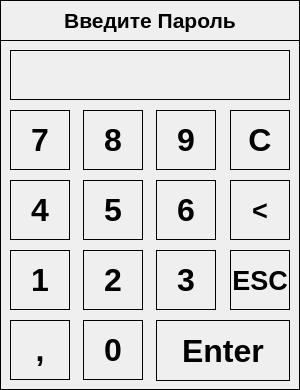
<?xml version="1.0" encoding="UTF-8"?>
<ui version="4.0">
 <class>Keypad_window</class>
 <widget class="QWidget" name="Keypad_window">
  <property name="geometry">
   <rect>
    <x>0</x>
    <y>0</y>
    <width>300</width>
    <height>390</height>
   </rect>
  </property>
  <property name="windowTitle">
   <string>Form</string>
  </property>
  <property name="styleSheet">
   <string notr="true">border: 1px Solid black</string>
  </property>
  <widget class="QLabel" name="title_text_label">
   <property name="geometry">
    <rect>
     <x>0</x>
     <y>0</y>
     <width>300</width>
     <height>41</height>
    </rect>
   </property>
   <property name="font">
    <font>
     <family>Arial</family>
     <pointsize>16</pointsize>
     <weight>75</weight>
     <bold>true</bold>
    </font>
   </property>
   <property name="text">
    <string>Введите Пароль</string>
   </property>
   <property name="alignment">
    <set>Qt::AlignCenter</set>
   </property>
  </widget>
  <widget class="QLabel" name="text_to_aply_label">
   <property name="geometry">
    <rect>
     <x>10</x>
     <y>50</y>
     <width>280</width>
     <height>50</height>
    </rect>
   </property>
   <property name="font">
    <font>
     <family>Arial</family>
     <pointsize>16</pointsize>
     <weight>75</weight>
     <bold>true</bold>
    </font>
   </property>
   <property name="text">
    <string/>
   </property>
   <property name="alignment">
    <set>Qt::AlignRight|Qt::AlignTrailing|Qt::AlignVCenter</set>
   </property>
  </widget>
  <widget class="QPushButton" name="number_7_pushButton">
   <property name="geometry">
    <rect>
     <x>10</x>
     <y>110</y>
     <width>60</width>
     <height>60</height>
    </rect>
   </property>
   <property name="font">
    <font>
     <family>Arial</family>
     <pointsize>24</pointsize>
     <weight>75</weight>
     <bold>true</bold>
    </font>
   </property>
   <property name="text">
    <string>7</string>
   </property>
  </widget>
  <widget class="QPushButton" name="number_8_pushButton">
   <property name="geometry">
    <rect>
     <x>83</x>
     <y>110</y>
     <width>60</width>
     <height>60</height>
    </rect>
   </property>
   <property name="font">
    <font>
     <family>Arial</family>
     <pointsize>24</pointsize>
     <weight>75</weight>
     <bold>true</bold>
    </font>
   </property>
   <property name="text">
    <string>8</string>
   </property>
  </widget>
  <widget class="QPushButton" name="number_9_pushButton">
   <property name="geometry">
    <rect>
     <x>156</x>
     <y>110</y>
     <width>60</width>
     <height>60</height>
    </rect>
   </property>
   <property name="font">
    <font>
     <family>Arial</family>
     <pointsize>24</pointsize>
     <weight>75</weight>
     <bold>true</bold>
    </font>
   </property>
   <property name="text">
    <string>9</string>
   </property>
  </widget>
  <widget class="QPushButton" name="number_4_pushButton">
   <property name="geometry">
    <rect>
     <x>10</x>
     <y>180</y>
     <width>60</width>
     <height>60</height>
    </rect>
   </property>
   <property name="font">
    <font>
     <family>Arial</family>
     <pointsize>24</pointsize>
     <weight>75</weight>
     <bold>true</bold>
    </font>
   </property>
   <property name="text">
    <string>4</string>
   </property>
  </widget>
  <widget class="QPushButton" name="clear_all_pushButton">
   <property name="geometry">
    <rect>
     <x>230</x>
     <y>110</y>
     <width>60</width>
     <height>60</height>
    </rect>
   </property>
   <property name="font">
    <font>
     <family>Arial</family>
     <pointsize>24</pointsize>
     <weight>75</weight>
     <bold>true</bold>
    </font>
   </property>
   <property name="text">
    <string>C</string>
   </property>
  </widget>
  <widget class="QPushButton" name="number_5_pushButton">
   <property name="geometry">
    <rect>
     <x>83</x>
     <y>180</y>
     <width>60</width>
     <height>60</height>
    </rect>
   </property>
   <property name="font">
    <font>
     <family>Arial</family>
     <pointsize>24</pointsize>
     <weight>75</weight>
     <bold>true</bold>
    </font>
   </property>
   <property name="text">
    <string>5</string>
   </property>
  </widget>
  <widget class="QPushButton" name="delete_previous_pushButton">
   <property name="geometry">
    <rect>
     <x>230</x>
     <y>180</y>
     <width>60</width>
     <height>60</height>
    </rect>
   </property>
   <property name="font">
    <font>
     <family>Arial</family>
     <pointsize>20</pointsize>
     <weight>75</weight>
     <bold>true</bold>
    </font>
   </property>
   <property name="text">
    <string>&lt;</string>
   </property>
  </widget>
  <widget class="QPushButton" name="number_6_pushButton">
   <property name="geometry">
    <rect>
     <x>156</x>
     <y>180</y>
     <width>60</width>
     <height>60</height>
    </rect>
   </property>
   <property name="font">
    <font>
     <family>Arial</family>
     <pointsize>24</pointsize>
     <weight>75</weight>
     <bold>true</bold>
    </font>
   </property>
   <property name="text">
    <string>6</string>
   </property>
  </widget>
  <widget class="QPushButton" name="number_1_pushButton">
   <property name="geometry">
    <rect>
     <x>10</x>
     <y>250</y>
     <width>60</width>
     <height>60</height>
    </rect>
   </property>
   <property name="font">
    <font>
     <family>Arial</family>
     <pointsize>24</pointsize>
     <weight>75</weight>
     <bold>true</bold>
    </font>
   </property>
   <property name="text">
    <string>1</string>
   </property>
  </widget>
  <widget class="QPushButton" name="number_2_pushButton">
   <property name="geometry">
    <rect>
     <x>83</x>
     <y>250</y>
     <width>60</width>
     <height>60</height>
    </rect>
   </property>
   <property name="font">
    <font>
     <family>Arial</family>
     <pointsize>24</pointsize>
     <weight>75</weight>
     <bold>true</bold>
    </font>
   </property>
   <property name="text">
    <string>2</string>
   </property>
  </widget>
  <widget class="QPushButton" name="number_3_pushButton">
   <property name="geometry">
    <rect>
     <x>156</x>
     <y>250</y>
     <width>60</width>
     <height>60</height>
    </rect>
   </property>
   <property name="font">
    <font>
     <family>Arial</family>
     <pointsize>24</pointsize>
     <weight>75</weight>
     <bold>true</bold>
    </font>
   </property>
   <property name="text">
    <string>3</string>
   </property>
  </widget>
  <widget class="QPushButton" name="reject_pushButton">
   <property name="geometry">
    <rect>
     <x>230</x>
     <y>250</y>
     <width>60</width>
     <height>60</height>
    </rect>
   </property>
   <property name="font">
    <font>
     <family>Arial</family>
     <pointsize>20</pointsize>
     <weight>75</weight>
     <bold>true</bold>
    </font>
   </property>
   <property name="text">
    <string>ESC</string>
   </property>
  </widget>
  <widget class="QPushButton" name="set_comma_pushButton">
   <property name="geometry">
    <rect>
     <x>10</x>
     <y>320</y>
     <width>60</width>
     <height>60</height>
    </rect>
   </property>
   <property name="font">
    <font>
     <family>Arial</family>
     <pointsize>24</pointsize>
     <weight>75</weight>
     <bold>true</bold>
    </font>
   </property>
   <property name="text">
    <string>,</string>
   </property>
  </widget>
  <widget class="QPushButton" name="number_0_pushButton">
   <property name="geometry">
    <rect>
     <x>83</x>
     <y>320</y>
     <width>60</width>
     <height>60</height>
    </rect>
   </property>
   <property name="font">
    <font>
     <family>Arial</family>
     <pointsize>24</pointsize>
     <weight>75</weight>
     <bold>true</bold>
    </font>
   </property>
   <property name="text">
    <string>0</string>
   </property>
  </widget>
  <widget class="QPushButton" name="accept_pushButton">
   <property name="geometry">
    <rect>
     <x>156</x>
     <y>320</y>
     <width>134</width>
     <height>61</height>
    </rect>
   </property>
   <property name="font">
    <font>
     <family>Arial</family>
     <pointsize>24</pointsize>
     <weight>75</weight>
     <bold>true</bold>
    </font>
   </property>
   <property name="text">
    <string>Enter</string>
   </property>
  </widget>
 </widget>
 <resources/>
 <connections>
  <connection>
   <sender>reject_pushButton</sender>
   <signal>clicked()</signal>
   <receiver>Keypad_window</receiver>
   <slot>close()</slot>
   <hints>
    <hint type="sourcelabel">
     <x>259</x>
     <y>279</y>
    </hint>
    <hint type="destinationlabel">
     <x>149</x>
     <y>194</y>
    </hint>
   </hints>
  </connection>
 </connections>
</ui>
